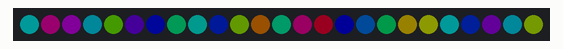
Recording of a sketch running on a simulated ESP32. On the bench: 25 RGB LEDs in strip order, left to right. Dim RGB values are drawn brighter than linear.

Above: at 0.07 s.
At 6.05 s:
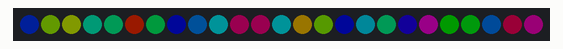
At 9.06 s:
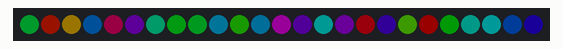
At 18.93 s:
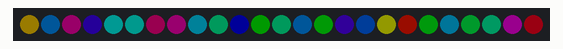
At 26.93 s:
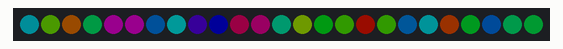
At 39.83 s:
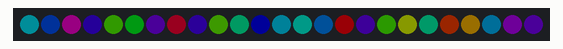

The sketch:

LED_Matrix_Perlin_Noise_Gradient_Generator.ino
```cpp
/*
 * =============================================================================
 * PROCEDURAL COLOUR GRADIENT - FreeRTOS VERSION
 * =============================================================================
 *
 * Creates smoothly changing procedural colour gradients across the
 * 5x5 RGB matrix using interpolated mathematical noise.
 *
 * FreeRTOS:
 *   Animation task -> Generates and displays each gradient frame.
 *
 * Matrix = GPIO 7
 * =============================================================================
 */

#include <Arduino.h>
#include <Adafruit_NeoPixel.h>
#include <math.h>

#define MATRIX_PIN 7
#define NUM_LEDS   25

Adafruit_NeoPixel matrix(
  NUM_LEDS,
  MATRIX_PIN,
  NEO_GRB + NEO_KHZ800
);

SemaphoreHandle_t matrixMutex;


//=============================================================================
// Matrix Mapping
//=============================================================================

int pixelXY(int x, int y)
{
  if (y % 2 == 0)
    return y * 5 + x;

  return y * 5 + (4 - x);
}


//=============================================================================
// Smooth Interpolation
//=============================================================================

float smoothStep(float t)
{
  return t * t * (3.0 - 2.0 * t);
}


//=============================================================================
// Procedural Noise
//=============================================================================

float noise2D(
  float x,
  float y
)
{
  float value =
    sin(x * 1.7 + sin(y * 1.3)) *
    cos(y * 1.9 + sin(x * 0.8));

  return (value + 1.0) / 2.0;
}


//=============================================================================
// Gradient Animation Task
//=============================================================================

void gradientTask(void *parameter)
{
  float time = 0;

  while (true)
  {
    if (xSemaphoreTake(
          matrixMutex,
          portMAX_DELAY
        ) == pdTRUE)
    {
      for (int y = 0; y < 5; y++)
      {
        for (int x = 0; x < 5; x++)
        {
          float n =
            noise2D(
              x * 0.6 + time,
              y * 0.6 + time * 0.7
            );

          uint16_t hue =
            n * 65535;

          matrix.setPixelColor(
            pixelXY(x, y),
            matrix.ColorHSV(
              hue,
              255,
              255
            )
          );
        }
      }

      matrix.show();

      xSemaphoreGive(matrixMutex);
    }

    time += 0.05;

    // Approximately 20 FPS.
    vTaskDelay(
      pdMS_TO_TICKS(50)
    );
  }
}


//=============================================================================
// Setup
//=============================================================================

void setup()
{
  matrix.begin();

  matrix.setBrightness(25);

  matrixMutex =
    xSemaphoreCreateMutex();

  xTaskCreatePinnedToCore(
    gradientTask,
    "GradientAnimation",
    4096,
    NULL,
    1,
    NULL,
    1
  );
}


//=============================================================================
// Arduino Loop
//=============================================================================

void loop()
{
  vTaskDelay(
    pdMS_TO_TICKS(1000)
  );
}
```
